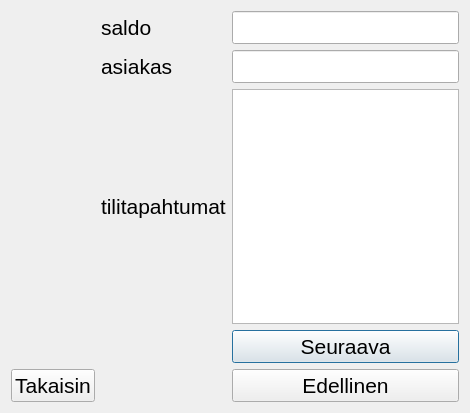
<?xml version="1.0" encoding="UTF-8"?>
<ui version="4.0">
 <class>Tilitapahtuma</class>
 <widget class="QDialog" name="Tilitapahtuma">
  <property name="geometry">
   <rect>
    <x>0</x>
    <y>0</y>
    <width>470</width>
    <height>413</height>
   </rect>
  </property>
  <property name="windowTitle">
   <string>Dialog</string>
  </property>
  <layout class="QGridLayout" name="gridLayout">
   <item row="1" column="4">
    <widget class="QLineEdit" name="lineEdit">
     <property name="font">
      <font>
       <pointsize>16</pointsize>
      </font>
     </property>
    </widget>
   </item>
   <item row="5" column="4">
    <widget class="QPushButton" name="pushButton">
     <property name="font">
      <font>
       <pointsize>16</pointsize>
      </font>
     </property>
     <property name="text">
      <string>Seuraava</string>
     </property>
    </widget>
   </item>
   <item row="4" column="4">
    <widget class="QListWidget" name="listWidget">
     <property name="font">
      <font>
       <pointsize>16</pointsize>
      </font>
     </property>
    </widget>
   </item>
   <item row="4" column="2">
    <widget class="QLabel" name="label_2">
     <property name="font">
      <font>
       <pointsize>16</pointsize>
      </font>
     </property>
     <property name="text">
      <string>tilitapahtumat</string>
     </property>
    </widget>
   </item>
   <item row="4" column="0">
    <spacer name="horizontalSpacer">
     <property name="orientation">
      <enum>Qt::Horizontal</enum>
     </property>
     <property name="sizeHint" stdset="0">
      <size>
       <width>20</width>
       <height>20</height>
      </size>
     </property>
    </spacer>
   </item>
   <item row="1" column="2">
    <widget class="QLabel" name="label">
     <property name="font">
      <font>
       <pointsize>16</pointsize>
      </font>
     </property>
     <property name="text">
      <string>saldo</string>
     </property>
    </widget>
   </item>
   <item row="2" column="4">
    <widget class="QLineEdit" name="lineEdit_3">
     <property name="font">
      <font>
       <pointsize>16</pointsize>
      </font>
     </property>
    </widget>
   </item>
   <item row="2" column="2">
    <widget class="QLabel" name="label_3">
     <property name="font">
      <font>
       <pointsize>16</pointsize>
      </font>
     </property>
     <property name="text">
      <string>asiakas</string>
     </property>
    </widget>
   </item>
   <item row="6" column="4">
    <widget class="QPushButton" name="pushButton_2">
     <property name="font">
      <font>
       <pointsize>16</pointsize>
      </font>
     </property>
     <property name="text">
      <string>Edellinen</string>
     </property>
    </widget>
   </item>
   <item row="6" column="0">
    <widget class="QPushButton" name="pushButton_tilitakaisin">
     <property name="font">
      <font>
       <pointsize>16</pointsize>
      </font>
     </property>
     <property name="text">
      <string>Takaisin</string>
     </property>
    </widget>
   </item>
  </layout>
 </widget>
 <resources/>
 <connections/>
</ui>
